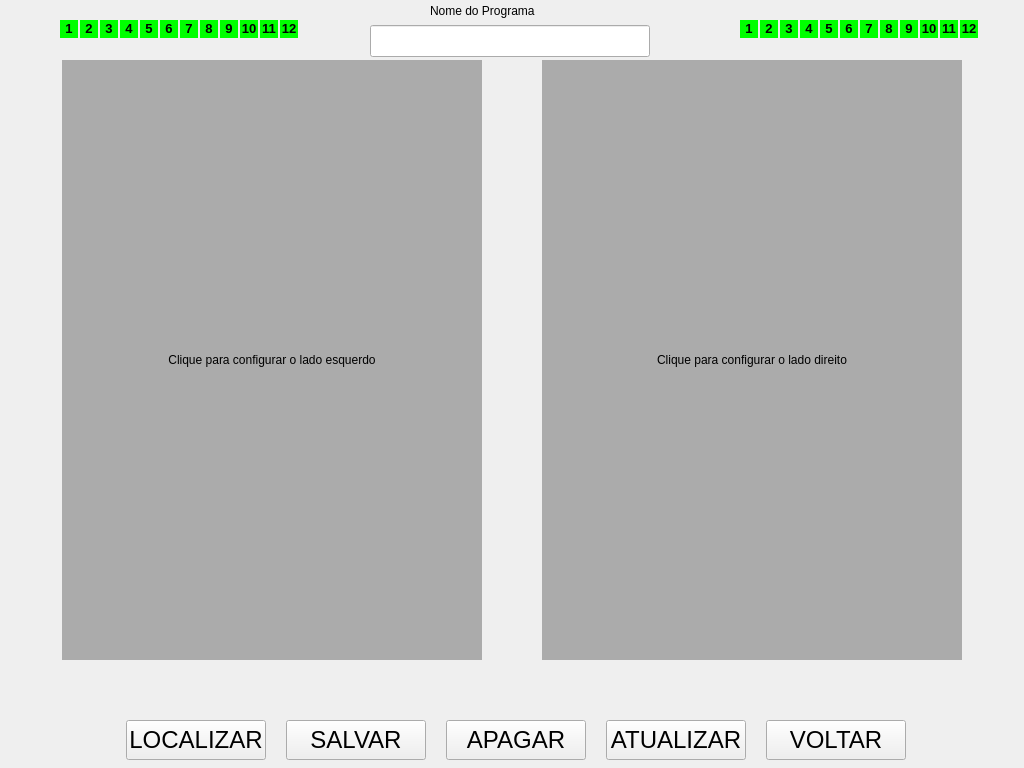
<?xml version="1.0" encoding="UTF-8"?>
<ui version="4.0">
 <class>TelaCriaReceita</class>
 <widget class="QWidget" name="TelaCriaReceita">
  <property name="geometry">
   <rect>
    <x>0</x>
    <y>0</y>
    <width>1024</width>
    <height>768</height>
   </rect>
  </property>
  <property name="windowTitle">
   <string>TelaCriaReceita</string>
  </property>
  <widget class="QPushButton" name="btVoltar">
   <property name="geometry">
    <rect>
     <x>766</x>
     <y>720</y>
     <width>140</width>
     <height>40</height>
    </rect>
   </property>
   <property name="font">
    <font>
     <pointsize>18</pointsize>
    </font>
   </property>
   <property name="text">
    <string>VOLTAR</string>
   </property>
  </widget>
  <widget class="QLabel" name="lbImgEsquerdo">
   <property name="geometry">
    <rect>
     <x>62</x>
     <y>60</y>
     <width>420</width>
     <height>600</height>
    </rect>
   </property>
   <property name="styleSheet">
    <string notr="true">background-color: rgb(171, 171, 171);</string>
   </property>
   <property name="text">
    <string>&lt;html&gt;&lt;head/&gt;&lt;body&gt;&lt;p align=&quot;center&quot;&gt;Clique para configurar o lado esquerdo&lt;/p&gt;&lt;/body&gt;&lt;/html&gt;</string>
   </property>
  </widget>
  <widget class="QLabel" name="lbImgDireito">
   <property name="geometry">
    <rect>
     <x>542</x>
     <y>60</y>
     <width>420</width>
     <height>600</height>
    </rect>
   </property>
   <property name="styleSheet">
    <string notr="true">background-color: rgb(171, 171, 171);</string>
   </property>
   <property name="text">
    <string>&lt;html&gt;&lt;head/&gt;&lt;body&gt;&lt;p align=&quot;center&quot;&gt;Clique para configurar o lado direito&lt;/p&gt;&lt;/body&gt;&lt;/html&gt;</string>
   </property>
  </widget>
  <widget class="QLineEdit" name="txNomePrograma">
   <property name="geometry">
    <rect>
     <x>370</x>
     <y>25</y>
     <width>280</width>
     <height>32</height>
    </rect>
   </property>
   <property name="text">
    <string/>
   </property>
  </widget>
  <widget class="QLabel" name="label">
   <property name="geometry">
    <rect>
     <x>430</x>
     <y>0</y>
     <width>140</width>
     <height>22</height>
    </rect>
   </property>
   <property name="text">
    <string>Nome do Programa</string>
   </property>
  </widget>
  <widget class="QPushButton" name="btAtualizar">
   <property name="geometry">
    <rect>
     <x>606</x>
     <y>720</y>
     <width>140</width>
     <height>40</height>
    </rect>
   </property>
   <property name="font">
    <font>
     <pointsize>18</pointsize>
    </font>
   </property>
   <property name="text">
    <string>ATUALIZAR</string>
   </property>
  </widget>
  <widget class="QPushButton" name="btApagar">
   <property name="geometry">
    <rect>
     <x>446</x>
     <y>720</y>
     <width>140</width>
     <height>40</height>
    </rect>
   </property>
   <property name="font">
    <font>
     <pointsize>18</pointsize>
    </font>
   </property>
   <property name="text">
    <string>APAGAR</string>
   </property>
  </widget>
  <widget class="QPushButton" name="btSlavar">
   <property name="geometry">
    <rect>
     <x>286</x>
     <y>720</y>
     <width>140</width>
     <height>40</height>
    </rect>
   </property>
   <property name="font">
    <font>
     <pointsize>18</pointsize>
    </font>
   </property>
   <property name="text">
    <string>SALVAR</string>
   </property>
  </widget>
  <widget class="QPushButton" name="btLocalizar">
   <property name="geometry">
    <rect>
     <x>126</x>
     <y>720</y>
     <width>140</width>
     <height>40</height>
    </rect>
   </property>
   <property name="font">
    <font>
     <pointsize>18</pointsize>
    </font>
   </property>
   <property name="text">
    <string>LOCALIZAR</string>
   </property>
  </widget>
  <widget class="QLabel" name="lbEletrodo1_Esque">
   <property name="enabled">
    <bool>true</bool>
   </property>
   <property name="geometry">
    <rect>
     <x>60</x>
     <y>20</y>
     <width>18</width>
     <height>18</height>
    </rect>
   </property>
   <property name="styleSheet">
    <string notr="true">background-color: rgb(0, 255, 0);</string>
   </property>
   <property name="midLineWidth">
    <number>1</number>
   </property>
   <property name="text">
    <string>&lt;html&gt;&lt;head/&gt;&lt;body&gt;&lt;p align=&quot;center&quot;&gt;&lt;span style=&quot; font-size:10pt; font-weight:600;&quot;&gt;1&lt;/span&gt;&lt;/p&gt;&lt;/body&gt;&lt;/html&gt;</string>
   </property>
  </widget>
  <widget class="QLabel" name="lbEletrodo2_Esque">
   <property name="enabled">
    <bool>true</bool>
   </property>
   <property name="geometry">
    <rect>
     <x>80</x>
     <y>20</y>
     <width>18</width>
     <height>18</height>
    </rect>
   </property>
   <property name="styleSheet">
    <string notr="true">background-color: rgb(0, 255, 0);</string>
   </property>
   <property name="midLineWidth">
    <number>1</number>
   </property>
   <property name="text">
    <string>&lt;html&gt;&lt;head/&gt;&lt;body&gt;&lt;p align=&quot;center&quot;&gt;&lt;span style=&quot; font-size:10pt; font-weight:600;&quot;&gt;2&lt;/span&gt;&lt;/p&gt;&lt;/body&gt;&lt;/html&gt;</string>
   </property>
  </widget>
  <widget class="QLabel" name="lbEletrodo3_Esque">
   <property name="enabled">
    <bool>true</bool>
   </property>
   <property name="geometry">
    <rect>
     <x>100</x>
     <y>20</y>
     <width>18</width>
     <height>18</height>
    </rect>
   </property>
   <property name="styleSheet">
    <string notr="true">background-color: rgb(0, 255, 0);</string>
   </property>
   <property name="midLineWidth">
    <number>1</number>
   </property>
   <property name="text">
    <string>&lt;html&gt;&lt;head/&gt;&lt;body&gt;&lt;p align=&quot;center&quot;&gt;&lt;span style=&quot; font-size:10pt; font-weight:600;&quot;&gt;3&lt;/span&gt;&lt;/p&gt;&lt;/body&gt;&lt;/html&gt;</string>
   </property>
  </widget>
  <widget class="QLabel" name="lbEletrodo4_Esque">
   <property name="enabled">
    <bool>true</bool>
   </property>
   <property name="geometry">
    <rect>
     <x>120</x>
     <y>20</y>
     <width>18</width>
     <height>18</height>
    </rect>
   </property>
   <property name="styleSheet">
    <string notr="true">background-color: rgb(0, 255, 0);</string>
   </property>
   <property name="midLineWidth">
    <number>1</number>
   </property>
   <property name="text">
    <string>&lt;html&gt;&lt;head/&gt;&lt;body&gt;&lt;p align=&quot;center&quot;&gt;&lt;span style=&quot; font-size:10pt; font-weight:600;&quot;&gt;4&lt;/span&gt;&lt;/p&gt;&lt;/body&gt;&lt;/html&gt;</string>
   </property>
  </widget>
  <widget class="QLabel" name="lbEletrodo5_Esque">
   <property name="enabled">
    <bool>true</bool>
   </property>
   <property name="geometry">
    <rect>
     <x>140</x>
     <y>20</y>
     <width>18</width>
     <height>18</height>
    </rect>
   </property>
   <property name="styleSheet">
    <string notr="true">background-color: rgb(0, 255, 0);</string>
   </property>
   <property name="midLineWidth">
    <number>1</number>
   </property>
   <property name="text">
    <string>&lt;html&gt;&lt;head/&gt;&lt;body&gt;&lt;p align=&quot;center&quot;&gt;&lt;span style=&quot; font-size:10pt; font-weight:600;&quot;&gt;5&lt;/span&gt;&lt;/p&gt;&lt;/body&gt;&lt;/html&gt;</string>
   </property>
  </widget>
  <widget class="QLabel" name="lbEletrodo6_Esque">
   <property name="enabled">
    <bool>true</bool>
   </property>
   <property name="geometry">
    <rect>
     <x>160</x>
     <y>20</y>
     <width>18</width>
     <height>18</height>
    </rect>
   </property>
   <property name="styleSheet">
    <string notr="true">background-color: rgb(0, 255, 0);</string>
   </property>
   <property name="midLineWidth">
    <number>1</number>
   </property>
   <property name="text">
    <string>&lt;html&gt;&lt;head/&gt;&lt;body&gt;&lt;p align=&quot;center&quot;&gt;&lt;span style=&quot; font-size:10pt; font-weight:600;&quot;&gt;6&lt;/span&gt;&lt;/p&gt;&lt;/body&gt;&lt;/html&gt;</string>
   </property>
  </widget>
  <widget class="QLabel" name="lbEletrodo7_Esque">
   <property name="enabled">
    <bool>true</bool>
   </property>
   <property name="geometry">
    <rect>
     <x>180</x>
     <y>20</y>
     <width>18</width>
     <height>18</height>
    </rect>
   </property>
   <property name="styleSheet">
    <string notr="true">background-color: rgb(0, 255, 0);</string>
   </property>
   <property name="midLineWidth">
    <number>1</number>
   </property>
   <property name="text">
    <string>&lt;html&gt;&lt;head/&gt;&lt;body&gt;&lt;p align=&quot;center&quot;&gt;&lt;span style=&quot; font-size:10pt; font-weight:600;&quot;&gt;7&lt;/span&gt;&lt;/p&gt;&lt;/body&gt;&lt;/html&gt;</string>
   </property>
  </widget>
  <widget class="QLabel" name="lbEletrodo8_Esque">
   <property name="enabled">
    <bool>true</bool>
   </property>
   <property name="geometry">
    <rect>
     <x>200</x>
     <y>20</y>
     <width>18</width>
     <height>18</height>
    </rect>
   </property>
   <property name="styleSheet">
    <string notr="true">background-color: rgb(0, 255, 0);;</string>
   </property>
   <property name="midLineWidth">
    <number>1</number>
   </property>
   <property name="text">
    <string>&lt;html&gt;&lt;head/&gt;&lt;body&gt;&lt;p align=&quot;center&quot;&gt;&lt;span style=&quot; font-size:10pt; font-weight:600;&quot;&gt;8&lt;/span&gt;&lt;/p&gt;&lt;/body&gt;&lt;/html&gt;</string>
   </property>
  </widget>
  <widget class="QLabel" name="lbEletrodo1_Dir">
   <property name="enabled">
    <bool>true</bool>
   </property>
   <property name="geometry">
    <rect>
     <x>740</x>
     <y>20</y>
     <width>18</width>
     <height>18</height>
    </rect>
   </property>
   <property name="styleSheet">
    <string notr="true">background-color: rgb(0, 255, 0);</string>
   </property>
   <property name="midLineWidth">
    <number>1</number>
   </property>
   <property name="text">
    <string>&lt;html&gt;&lt;head/&gt;&lt;body&gt;&lt;p align=&quot;center&quot;&gt;&lt;span style=&quot; font-size:10pt; font-weight:600;&quot;&gt;1&lt;/span&gt;&lt;/p&gt;&lt;/body&gt;&lt;/html&gt;</string>
   </property>
  </widget>
  <widget class="QLabel" name="lbEletrodo4_Dir">
   <property name="enabled">
    <bool>true</bool>
   </property>
   <property name="geometry">
    <rect>
     <x>800</x>
     <y>20</y>
     <width>18</width>
     <height>18</height>
    </rect>
   </property>
   <property name="styleSheet">
    <string notr="true">background-color: rgb(0, 255, 0);</string>
   </property>
   <property name="midLineWidth">
    <number>1</number>
   </property>
   <property name="text">
    <string>&lt;html&gt;&lt;head/&gt;&lt;body&gt;&lt;p align=&quot;center&quot;&gt;&lt;span style=&quot; font-size:10pt; font-weight:600;&quot;&gt;4&lt;/span&gt;&lt;/p&gt;&lt;/body&gt;&lt;/html&gt;</string>
   </property>
  </widget>
  <widget class="QLabel" name="lbEletrodo8_Dir">
   <property name="enabled">
    <bool>true</bool>
   </property>
   <property name="geometry">
    <rect>
     <x>880</x>
     <y>20</y>
     <width>18</width>
     <height>18</height>
    </rect>
   </property>
   <property name="styleSheet">
    <string notr="true">background-color: rgb(0, 255, 0);</string>
   </property>
   <property name="midLineWidth">
    <number>1</number>
   </property>
   <property name="text">
    <string>&lt;html&gt;&lt;head/&gt;&lt;body&gt;&lt;p align=&quot;center&quot;&gt;&lt;span style=&quot; font-size:10pt; font-weight:600;&quot;&gt;8&lt;/span&gt;&lt;/p&gt;&lt;/body&gt;&lt;/html&gt;</string>
   </property>
  </widget>
  <widget class="QLabel" name="lbEletrodo3_Dir">
   <property name="enabled">
    <bool>true</bool>
   </property>
   <property name="geometry">
    <rect>
     <x>780</x>
     <y>20</y>
     <width>18</width>
     <height>18</height>
    </rect>
   </property>
   <property name="styleSheet">
    <string notr="true">background-color: rgb(0, 255, 0);</string>
   </property>
   <property name="midLineWidth">
    <number>1</number>
   </property>
   <property name="text">
    <string>&lt;html&gt;&lt;head/&gt;&lt;body&gt;&lt;p align=&quot;center&quot;&gt;&lt;span style=&quot; font-size:10pt; font-weight:600;&quot;&gt;3&lt;/span&gt;&lt;/p&gt;&lt;/body&gt;&lt;/html&gt;</string>
   </property>
  </widget>
  <widget class="QLabel" name="lbEletrodo5_Dir">
   <property name="enabled">
    <bool>true</bool>
   </property>
   <property name="geometry">
    <rect>
     <x>820</x>
     <y>20</y>
     <width>18</width>
     <height>18</height>
    </rect>
   </property>
   <property name="styleSheet">
    <string notr="true">background-color: rgb(0, 255, 0);</string>
   </property>
   <property name="midLineWidth">
    <number>1</number>
   </property>
   <property name="text">
    <string>&lt;html&gt;&lt;head/&gt;&lt;body&gt;&lt;p align=&quot;center&quot;&gt;&lt;span style=&quot; font-size:10pt; font-weight:600;&quot;&gt;5&lt;/span&gt;&lt;/p&gt;&lt;/body&gt;&lt;/html&gt;</string>
   </property>
  </widget>
  <widget class="QLabel" name="lbEletrodo2_Dir">
   <property name="enabled">
    <bool>true</bool>
   </property>
   <property name="geometry">
    <rect>
     <x>760</x>
     <y>20</y>
     <width>18</width>
     <height>18</height>
    </rect>
   </property>
   <property name="styleSheet">
    <string notr="true">background-color: rgb(0, 255, 0);</string>
   </property>
   <property name="midLineWidth">
    <number>1</number>
   </property>
   <property name="text">
    <string>&lt;html&gt;&lt;head/&gt;&lt;body&gt;&lt;p align=&quot;center&quot;&gt;&lt;span style=&quot; font-size:10pt; font-weight:600;&quot;&gt;2&lt;/span&gt;&lt;/p&gt;&lt;/body&gt;&lt;/html&gt;</string>
   </property>
  </widget>
  <widget class="QLabel" name="lbEletrodo7_Dir">
   <property name="enabled">
    <bool>true</bool>
   </property>
   <property name="geometry">
    <rect>
     <x>860</x>
     <y>20</y>
     <width>18</width>
     <height>18</height>
    </rect>
   </property>
   <property name="styleSheet">
    <string notr="true">background-color: rgb(0, 255, 0);</string>
   </property>
   <property name="midLineWidth">
    <number>1</number>
   </property>
   <property name="text">
    <string>&lt;html&gt;&lt;head/&gt;&lt;body&gt;&lt;p align=&quot;center&quot;&gt;&lt;span style=&quot; font-size:10pt; font-weight:600;&quot;&gt;7&lt;/span&gt;&lt;/p&gt;&lt;/body&gt;&lt;/html&gt;</string>
   </property>
  </widget>
  <widget class="QLabel" name="lbEletrodo6_Dir">
   <property name="enabled">
    <bool>true</bool>
   </property>
   <property name="geometry">
    <rect>
     <x>840</x>
     <y>20</y>
     <width>18</width>
     <height>18</height>
    </rect>
   </property>
   <property name="styleSheet">
    <string notr="true">background-color: rgb(0, 255, 0);</string>
   </property>
   <property name="midLineWidth">
    <number>1</number>
   </property>
   <property name="text">
    <string>&lt;html&gt;&lt;head/&gt;&lt;body&gt;&lt;p align=&quot;center&quot;&gt;&lt;span style=&quot; font-size:10pt; font-weight:600;&quot;&gt;6&lt;/span&gt;&lt;/p&gt;&lt;/body&gt;&lt;/html&gt;</string>
   </property>
  </widget>
  <widget class="QLabel" name="lbEletrodo11_Esque">
   <property name="enabled">
    <bool>true</bool>
   </property>
   <property name="geometry">
    <rect>
     <x>260</x>
     <y>20</y>
     <width>18</width>
     <height>18</height>
    </rect>
   </property>
   <property name="styleSheet">
    <string notr="true">background-color: rgb(0, 255, 0);</string>
   </property>
   <property name="midLineWidth">
    <number>1</number>
   </property>
   <property name="text">
    <string>&lt;html&gt;&lt;head/&gt;&lt;body&gt;&lt;p align=&quot;center&quot;&gt;&lt;span style=&quot; font-size:10pt; font-weight:600;&quot;&gt;11&lt;/span&gt;&lt;/p&gt;&lt;/body&gt;&lt;/html&gt;</string>
   </property>
  </widget>
  <widget class="QLabel" name="lbEletrodo9_Esque">
   <property name="enabled">
    <bool>true</bool>
   </property>
   <property name="geometry">
    <rect>
     <x>220</x>
     <y>20</y>
     <width>18</width>
     <height>18</height>
    </rect>
   </property>
   <property name="styleSheet">
    <string notr="true">background-color: rgb(0, 255, 0);</string>
   </property>
   <property name="midLineWidth">
    <number>1</number>
   </property>
   <property name="text">
    <string>&lt;html&gt;&lt;head/&gt;&lt;body&gt;&lt;p align=&quot;center&quot;&gt;&lt;span style=&quot; font-size:10pt; font-weight:600;&quot;&gt;9&lt;/span&gt;&lt;/p&gt;&lt;/body&gt;&lt;/html&gt;</string>
   </property>
  </widget>
  <widget class="QLabel" name="lbEletrodo12_Esque">
   <property name="enabled">
    <bool>true</bool>
   </property>
   <property name="geometry">
    <rect>
     <x>280</x>
     <y>20</y>
     <width>18</width>
     <height>18</height>
    </rect>
   </property>
   <property name="styleSheet">
    <string notr="true">background-color: rgb(0, 255, 0);;</string>
   </property>
   <property name="midLineWidth">
    <number>1</number>
   </property>
   <property name="text">
    <string>&lt;html&gt;&lt;head/&gt;&lt;body&gt;&lt;p align=&quot;center&quot;&gt;&lt;span style=&quot; font-size:10pt; font-weight:600;&quot;&gt;12&lt;/span&gt;&lt;/p&gt;&lt;/body&gt;&lt;/html&gt;</string>
   </property>
  </widget>
  <widget class="QLabel" name="lbEletrodo10_Esque">
   <property name="enabled">
    <bool>true</bool>
   </property>
   <property name="geometry">
    <rect>
     <x>240</x>
     <y>20</y>
     <width>18</width>
     <height>18</height>
    </rect>
   </property>
   <property name="styleSheet">
    <string notr="true">background-color: rgb(0, 255, 0);</string>
   </property>
   <property name="midLineWidth">
    <number>1</number>
   </property>
   <property name="text">
    <string>&lt;html&gt;&lt;head/&gt;&lt;body&gt;&lt;p align=&quot;center&quot;&gt;&lt;span style=&quot; font-size:10pt; font-weight:600;&quot;&gt;10&lt;/span&gt;&lt;/p&gt;&lt;/body&gt;&lt;/html&gt;</string>
   </property>
  </widget>
  <widget class="QLabel" name="lbEletrodo12_Dir">
   <property name="enabled">
    <bool>true</bool>
   </property>
   <property name="geometry">
    <rect>
     <x>960</x>
     <y>20</y>
     <width>18</width>
     <height>18</height>
    </rect>
   </property>
   <property name="styleSheet">
    <string notr="true">background-color: rgb(0, 255, 0);</string>
   </property>
   <property name="midLineWidth">
    <number>1</number>
   </property>
   <property name="text">
    <string>&lt;html&gt;&lt;head/&gt;&lt;body&gt;&lt;p align=&quot;center&quot;&gt;&lt;span style=&quot; font-size:10pt; font-weight:600;&quot;&gt;12&lt;/span&gt;&lt;/p&gt;&lt;/body&gt;&lt;/html&gt;</string>
   </property>
  </widget>
  <widget class="QLabel" name="lbEletrodo11_Dir">
   <property name="enabled">
    <bool>true</bool>
   </property>
   <property name="geometry">
    <rect>
     <x>940</x>
     <y>20</y>
     <width>18</width>
     <height>18</height>
    </rect>
   </property>
   <property name="styleSheet">
    <string notr="true">background-color: rgb(0, 255, 0);</string>
   </property>
   <property name="midLineWidth">
    <number>1</number>
   </property>
   <property name="text">
    <string>&lt;html&gt;&lt;head/&gt;&lt;body&gt;&lt;p align=&quot;center&quot;&gt;&lt;span style=&quot; font-size:10pt; font-weight:600;&quot;&gt;11&lt;/span&gt;&lt;/p&gt;&lt;/body&gt;&lt;/html&gt;</string>
   </property>
  </widget>
  <widget class="QLabel" name="lbEletrodo10_Dir">
   <property name="enabled">
    <bool>true</bool>
   </property>
   <property name="geometry">
    <rect>
     <x>920</x>
     <y>20</y>
     <width>18</width>
     <height>18</height>
    </rect>
   </property>
   <property name="styleSheet">
    <string notr="true">background-color: rgb(0, 255, 0);</string>
   </property>
   <property name="midLineWidth">
    <number>1</number>
   </property>
   <property name="text">
    <string>&lt;html&gt;&lt;head/&gt;&lt;body&gt;&lt;p align=&quot;center&quot;&gt;&lt;span style=&quot; font-size:10pt; font-weight:600;&quot;&gt;10&lt;/span&gt;&lt;/p&gt;&lt;/body&gt;&lt;/html&gt;</string>
   </property>
  </widget>
  <widget class="QLabel" name="lbEletrodo9_Dir">
   <property name="enabled">
    <bool>true</bool>
   </property>
   <property name="geometry">
    <rect>
     <x>900</x>
     <y>20</y>
     <width>18</width>
     <height>18</height>
    </rect>
   </property>
   <property name="styleSheet">
    <string notr="true">background-color: rgb(0, 255, 0);</string>
   </property>
   <property name="midLineWidth">
    <number>1</number>
   </property>
   <property name="text">
    <string>&lt;html&gt;&lt;head/&gt;&lt;body&gt;&lt;p align=&quot;center&quot;&gt;&lt;span style=&quot; font-size:10pt; font-weight:600;&quot;&gt;9&lt;/span&gt;&lt;/p&gt;&lt;/body&gt;&lt;/html&gt;</string>
   </property>
  </widget>
 </widget>
 <resources/>
 <connections/>
</ui>
